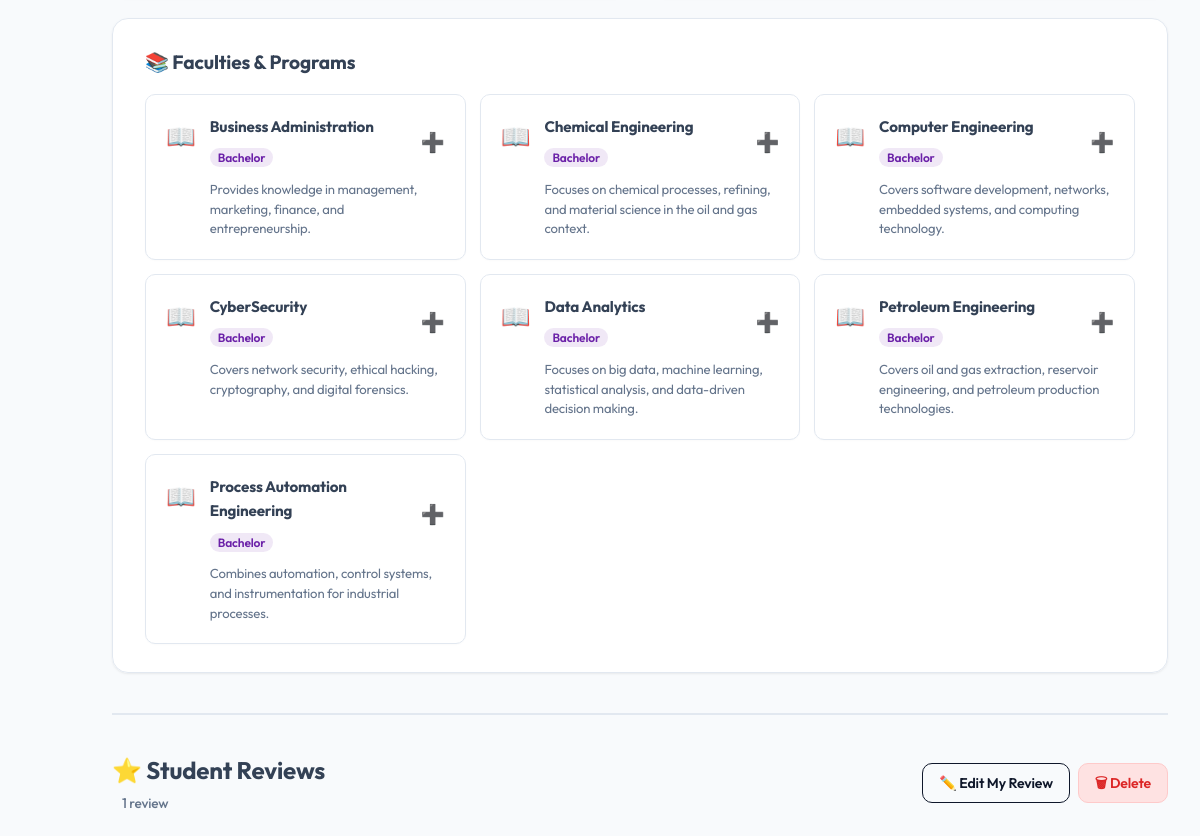
/university/1/ (signed in, middle part), run on an earlier commit of the app's database.
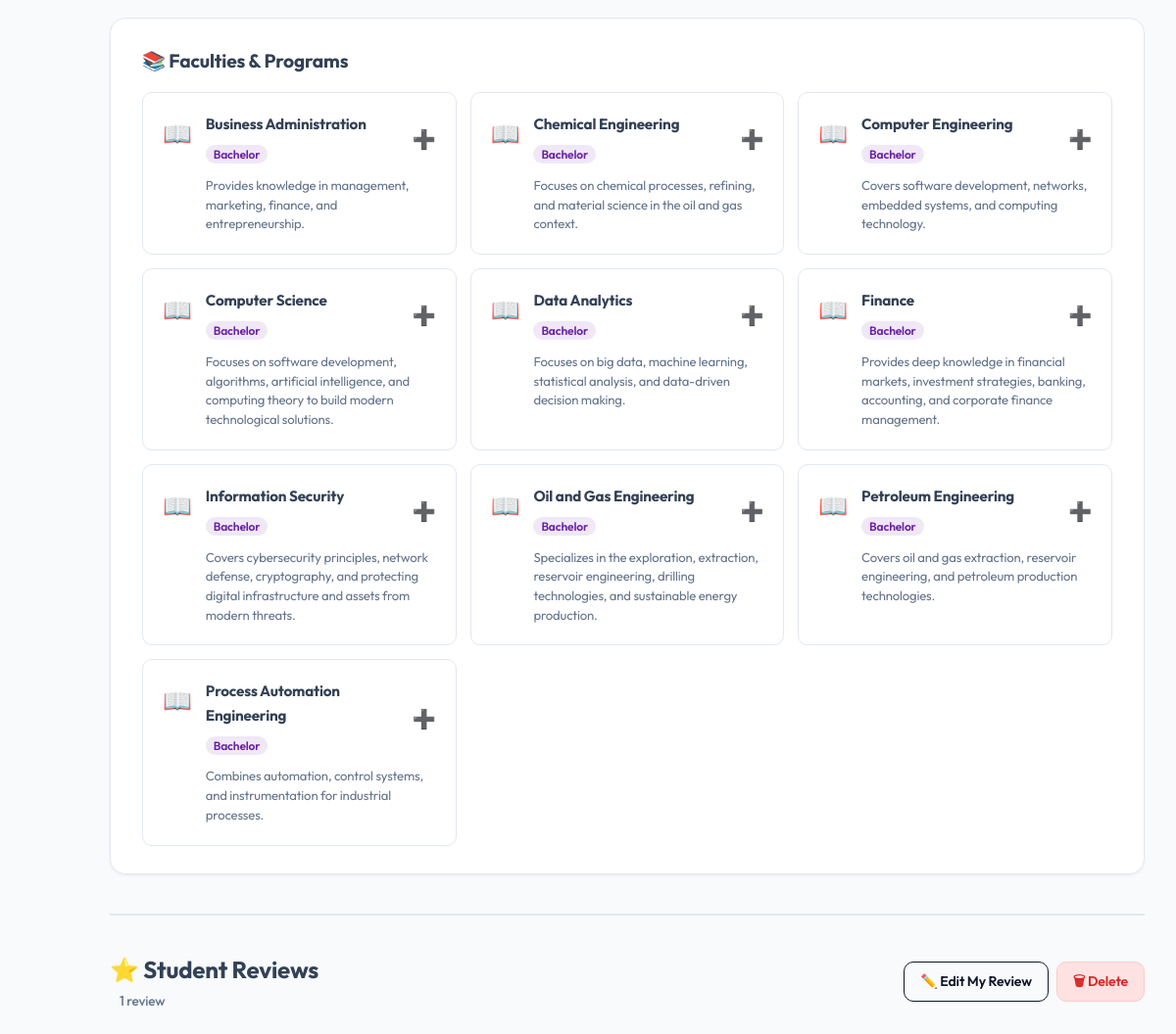
And on a later commit of the database.
### universities/models.py (models this page shows, shortened)
class Faculty(models.Model):
    DEGREE_CHOICES = [
        ('bachelor', 'Bachelor'),
        ('master', 'Master'),
        ('both', 'Bachelor & Master'),
    ]
    university = models.ForeignKey(University, on_delete=models.CASCADE, related_name='faculties')
    name = models.CharField(max_length=200)
    degree_level = models.CharField(max_length=20, choices=DEGREE_CHOICES, default='bachelor')
    description = models.TextField(blank=True)
    state_order_places = models.PositiveIntegerField(
        null=True, blank=True,
        help_text='Number of state-funded (grant) places available (0 = none)'
    )
    tuition_paid = models.DecimalField(
        max_digits=10, decimal_places=2, null=True, blank=True,
        help_text='Annual tuition for fee-paying students (AZN or USD)'
    )
    SUBJECT_GROUP_CHOICES = [
        ('I', 'I Group'),
        ('II', 'II Group'),
        ('III', 'III Group'),
        ('IV', 'IV Group'),
        ('V', 'V Group'),
    ]
    subject_group = models.CharField(max_length=5, choices=SUBJECT_GROUP_CHOICES, null=True, blank=True)
    last_year_score = models.DecimalField(max_digits=5, decimal_places=1, null=True, blank=True, help_text="State order minimum score (e.g. 672.8)")
    last_year_score_paid = models.DecimalField(max_digits=5, decimal_places=1, null=True, blank=True, help_text="Paid minimum score (e.g. 623.2)")
    deadline = models.DateField(null=True, blank=True, help_text="Application Deadline")
    duration = models.CharField(max_length=50, null=True, blank=True, help_text="e.g. 4 years, 5 years")
    language = models.CharField(max_length=50, null=True, blank=True, help_text="e.g. English, Azerbaijani")
    class Meta:
        verbose_name_plural = 'Faculties'
        ordering = ['name']
    def payment_display(self):
        parts = []
        if self.state_order_places:
            parts.append(f'Dövlət sifarişi ({self.state_order_places} yer)')
        if self.tuition_paid:
            parts.append(f'Ödənişli ({self.tuition_paid} AZN)')
        return ' / '.join(parts) if parts else 'Məlumat yoxdur'

### universities/views.py (the view)
# urls.py: path('university/<int:pk>/', views.university_detail_view, name='university_detail'),
@login_required
def university_detail_view(request, pk):
    university = get_object_or_404(University, pk=pk)
    faculties = university.faculties.all()
    is_saved = MyUniversity.objects.filter(user=request.user, university=university).exists()
    filter_rating    = request.GET.get('filter_rating', '').strip()
    filter_recommend = request.GET.get('filter_recommend', '').strip()
    filter_verified  = request.GET.get('filter_verified', '').strip()
    sort_reviews     = request.GET.get('sort_reviews', 'newest').strip()
    reviews_qs = Review.objects.filter(university=university).select_related('user')
    if filter_rating:
        try:
            reviews_qs = reviews_qs.filter(rating=int(filter_rating))
        except ValueError:
            pass
    if filter_recommend in ('yes', 'no'):
        reviews_qs = reviews_qs.filter(recommend=filter_recommend)
    if filter_verified == '1':
        reviews_qs = reviews_qs.filter(is_verified=True)
    if sort_reviews == 'highest':
        reviews_qs = reviews_qs.order_by('-rating', '-created_at')
    elif sort_reviews == 'lowest':
        reviews_qs = reviews_qs.order_by('rating', '-created_at')
    else:
        reviews_qs = reviews_qs.order_by('-created_at')
    all_reviews   = Review.objects.filter(university=university)
    review_count  = all_reviews.count()
    avg_rating    = all_reviews.aggregate(avg=Avg('rating'))['avg']
    avg_rating    = round(avg_rating, 1) if avg_rating else None
    recommend_pct = None
    if review_count:
        yes_count = all_reviews.filter(recommend='yes').count()
        recommend_pct = round(yes_count / review_count * 100)
    rating_breakdown = []
    for star in range(5, 0, -1):
        count = all_reviews.filter(rating=star).count()
        pct = round(count / review_count * 100) if review_count else 0
        rating_breakdown.append({'star': star, 'count': count, 'pct': pct})
    user_review = Review.objects.filter(university=university, user=request.user).first()
    return render(request, 'universities/university_detail.html', {
        'university': university,
        'faculties': faculties,
        'is_saved': is_saved,
        'reviews': reviews_qs,
        'review_count': review_count,
        'avg_rating': avg_rating,
        'recommend_pct': recommend_pct,
        'rating_breakdown': rating_breakdown,
        'user_review': user_review,
        'filter_rating': filter_rating,
        'filter_recommend': filter_recommend,
        'filter_verified': filter_verified,
        'sort_reviews': sort_reviews,
    })

### universities/models.py (called while the page is built)
    def scholarship_list(self):
        if not self.scholarships:
            return []
        return [s.strip() for s in self.scholarships.split(',') if s.strip()]

### templates/universities/university_detail.html (shortened to what this page needs)
{% extends 'base.html' %}
{% block content %}
<div class="detail-wrapper">
    <div class="detail-info-grid">
    </div>
    <div class="detail-section">
        <h2>📚 Faculties & Programs</h2>
        {% if faculties %}
        <div class="faculty-grid">
            {% for faculty in faculties %}
            <div class="faculty-card faculty-expandable" style="cursor: pointer; position: relative;">
                <div class="faculty-icon">📖</div>
                <div class="faculty-info" style="width: 100%;">
                    <div style="display: flex; justify-content: space-between; align-items: center;">
                        <div>
                            <h3 style="margin:0 0 5px 0;">{{ faculty.name }}</h3>
                            <span class="faculty-degree">{{ faculty.get_degree_level_display }}</span>
                        </div>
                        <div class="expand-icon" style="color: #6c5ce7; font-size: 1.2rem;">➕</div>
                    </div>
                    {% if faculty.description %}
                    <p style="margin-top: 10px;">{{ faculty.description }}</p>
                    {% endif %}
                </div>
            </div>
            {% endfor %}
        </div>
        {% else %}
        <p class="no-faculties">No faculties listed yet.</p>
        {% endif %}
    </div>
    <div class="reviews-section" id="reviews">
        <div class="reviews-header">
            <div class="reviews-header-left">
                <h2>⭐ Student Reviews</h2>
                <span class="reviews-count">{{ review_count }} review{{ review_count|pluralize }}</span>
            </div>
            {% if not user_review %}
            <a href="{% url 'add_review' university.pk %}" class="btn-primary">✏️ Write a Review</a>
            {% else %}
            <div class="review-user-actions">
                <a href="{% url 'edit_review' university.pk user_review.pk %}" class="btn-outline">✏️ Edit My Review</a>
                <a href="{% url 'delete_review' university.pk user_review.pk %}" class="btn-remove">🗑 Delete</a>
            </div>
            {% endif %}
        </div>
    </div>
</div>
{% endblock %}

What changed in the data, as far as the page shows it:
removed Faculty: name "CyberSecurity", degree_level "Bachelor", description "Covers network security, ethical hacking, cryptography, and digital forensics."
added Faculty: name "Computer Science", degree_level "Bachelor", description "Focuses on software development, algorithms, artificial intelligence, and computing theory to build modern technological solutions."
added Faculty: name "Finance", degree_level "Bachelor", description "Provides deep knowledge in financial markets, investment strategies, banking, accounting, and corporate finance management."
added Faculty: name "Information Security", degree_level "Bachelor", description "Covers cybersecurity principles, network defense, cryptography, and protecting digital infrastructure and assets from modern threats."
added Faculty: name "Oil and Gas Engineering", degree_level "Bachelor", description "Specializes in the exploration, extraction, reservoir engineering, drilling technologies, and sustainable energy production."
